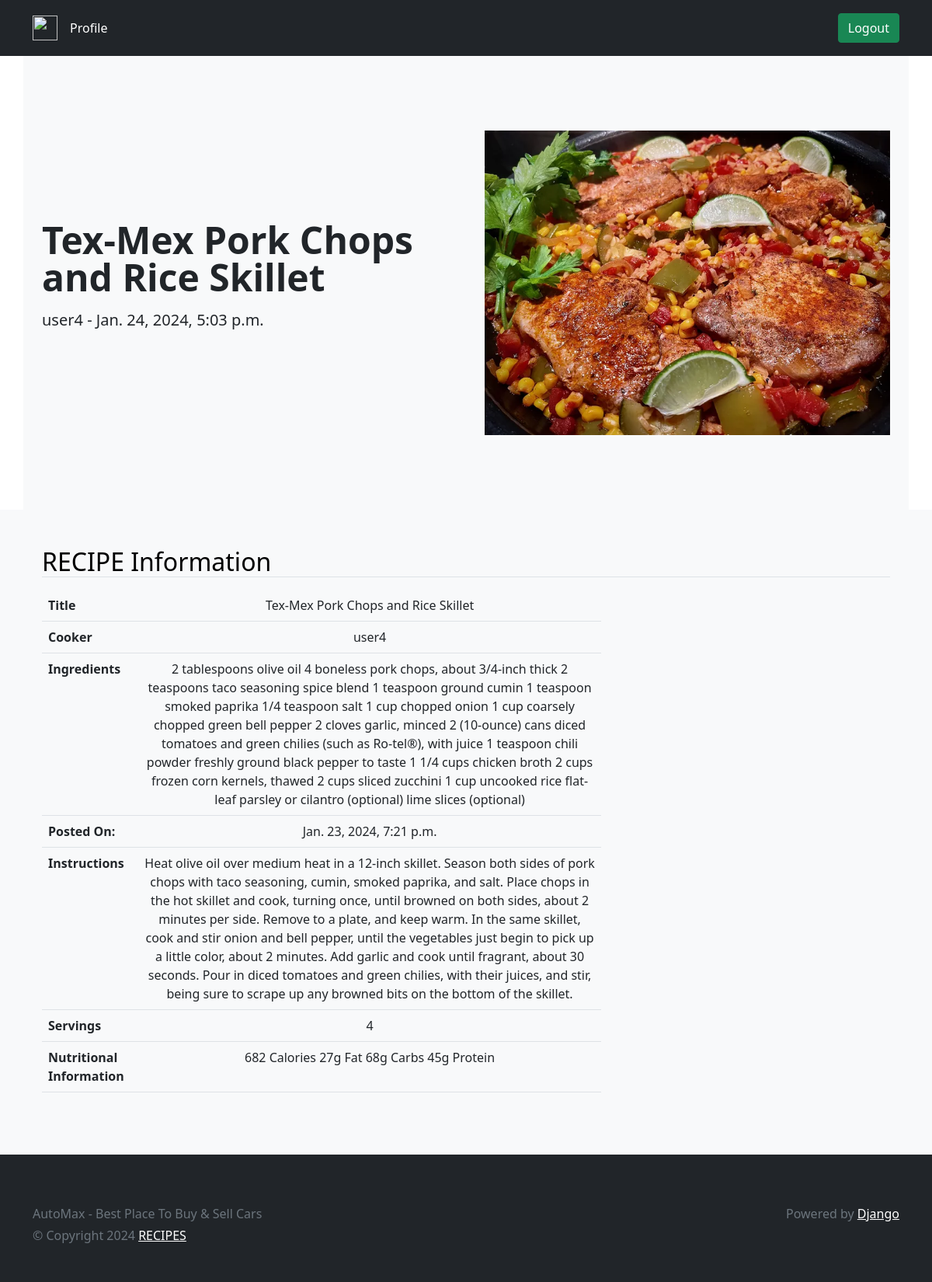
Screenshot of /view/5/ (signed in) with the database file from the repository.
### main/models.py (models this page shows, shortened)
class Recipe(models.Model):
    title = models.CharField(max_length=255)
    cooker = models.ForeignKey(User,on_delete = models.CASCADE)
    ingredients = models.TextField()
    instructions = models.TextField()
    cooking_time = models.PositiveIntegerField() # in minutes
    servings = models.PositiveIntegerField(default = 4)
    nutritional_information = models.TextField(blank=True, null=True)
    date_posted = models.DateTimeField(auto_now_add =True)
    date_updated = models.DateTimeField(auto_now =True)
    image = models.ImageField(upload_to='imges/')

### main/views.py (the view)
# urls.py: path('view/<int:id>/', view_view , name = 'view'),
@login_required
def view_view(request,id):
    try:
        recipe = Recipe.objects.get(id = id)
        if recipe is None:
            raise Exception
        return render(request, 'main/view.html',{'recipe': recipe})
    except Exception as e:
        messages.error(request,f'Invald id {id} was provided for recipe!')
        return redirect('home')

### main/templates/main/view.html
{% extends 'main/base.html' %}
{% load static %}
{% block content %}
<main>
    <section class="container col-xxl-8 px-4 py-5 bg-light">
      <div class="row flex-lg-row-reverse align-items-center g-5 py-5">
         <div class="col-10 col-sm-8 col-lg-6">
              <img src="{{ recipe.image.url }}" class="d-block mx-lg-auto img-fluid" width="1920" height="1080" loading="lazy">
         </div>
         <div class="col-lg-6">
            <h1 class="display-5 fw-bold lh-1 mb-3">{{ recipe.title}}</h1>
            <p class="lead">{{recipe.cooker.username}} - {{ recipe.date_updated}}</p>
         </div>
      </div>
    </section>
    <div class="bg-light">
        <div class="container px-4 py-5">
           <h2 class="mb-3 border-bottom" style="color: black;">RECIPE Information</h2>
           <div class="row row-cols-1 row-cols-md-3 mb-3 text-center">
              <div class="col-lg-8">
                  <div class="table-responsive">
                    <table class="table text-center">
                       <tbody>
                          <tr>
                            <th scope="row" class="text-start">Title</th>
                            <td>{{ recipe.title|capfirst }}</td>
                          </tr>
                          <tr>
                            <th scope="row" class="text-start">Cooker</th>
                            <td>{{ recipe.cooker.username }}</td>
                          </tr>
                          <tr>
                            <th scope="row" class="text-start">Ingredients</th>
                            <td>{{ recipe.ingredients }}</td>
                          </tr>
                          <tr>
                            <th scope="row" class="text-start">Posted On:</th>
                            <td>{{ recipe.date_posted }}</td>
                          </tr>
                          <tr>
                            <th scope="row" class="text-start">Instructions</th>
                            <td>{{ recipe.instructions }}</td>
                          </tr>
                          <tr>
                            <th scope="row" class="text-start">Servings</th>
                            <td>{{ recipe.servings }}</td>
                          </tr>
                          <tr>
                            <th scope="row" class="text-start">Nutritional Information</th>
                            <td>{{ recipe.nutritional_information }}</td>
                          </tr>
                       </tbody>
                    </table>
                  </div>
              </div>
           </div>
        </div>
    </div>
</main>
{% endblock %}

### rows the page displays
Recipe: image (picture), title "Tex-Mex Pork Chops and Rice Skillet", cooker.username "user4", date_updated "Jan. 24, 2024, 5:03 p.m.", ingredients "2 tablespoons olive oil 4 boneless pork chops, about 3/4-inch thick 2 teaspoons taco seasoning spice blend 1 teaspoon ground cumin 1 teaspoon smoked paprika 1/4 teaspoon salt 1 cup chopped onion 1 cup coarsely chopped green bell pepper 2 cloves garlic, minced 2 (10-ounce) cans diced tomatoes and green chilies (such as Ro-tel®), with juice 1 teaspoon chili powder freshly ground black pepper to taste 1 1/4 cups chicken broth 2 cups frozen corn kernels, thawed 2 cups sliced zucchini 1 cup uncooked rice flat-leaf parsley or cilantro (optional) lime slices (optional)", date_posted "Jan. 23, 2024, 7:21 p.m.", instructions "Heat olive oil over medium heat in a 12-inch skillet. Season both sides of pork chops with taco seasoning, cumin, smoked paprika, and salt. Place chops in the hot skillet and cook, turning once, until browned on both sides, about 2 minutes per side. Remove to a plate, and keep warm. In the same skillet, cook and stir onion and bell pepper, until the vegetables just begin to pick up a little color, about 2 minutes. Add garlic and cook until fragrant, about 30 seconds. Pour in diced tomatoes and green chilies, with their juices, and stir, being sure to scrape up any browned bits on the bottom of the skillet.", servings "4", nutritional_information "682 Calories 27g Fat 68g Carbs 45g Protein"
